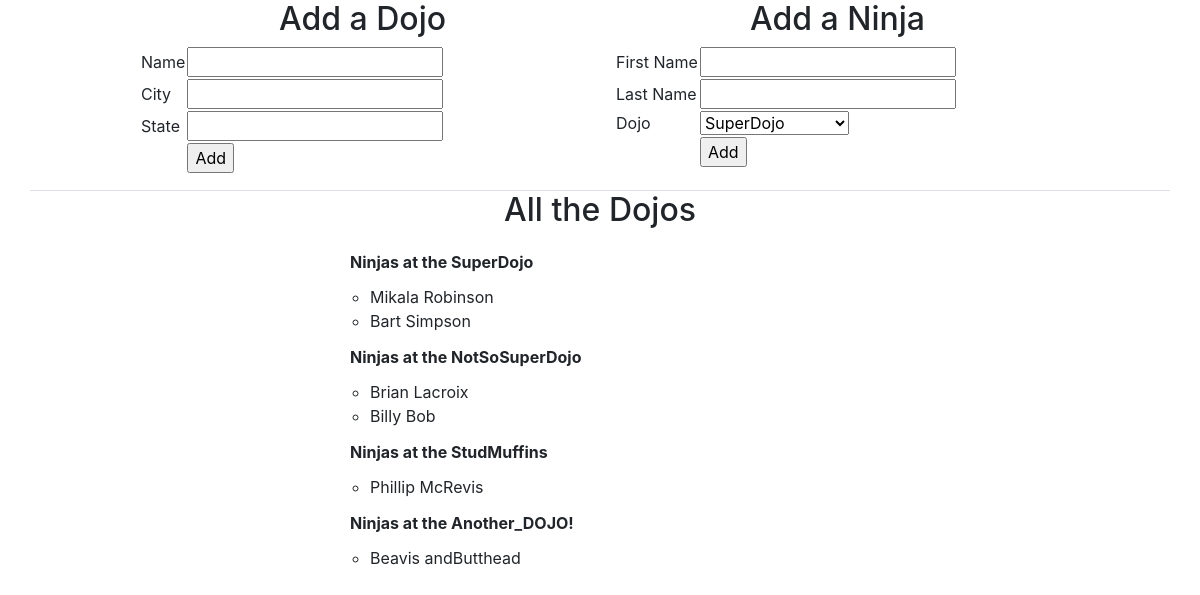
Before: / with the older database file.
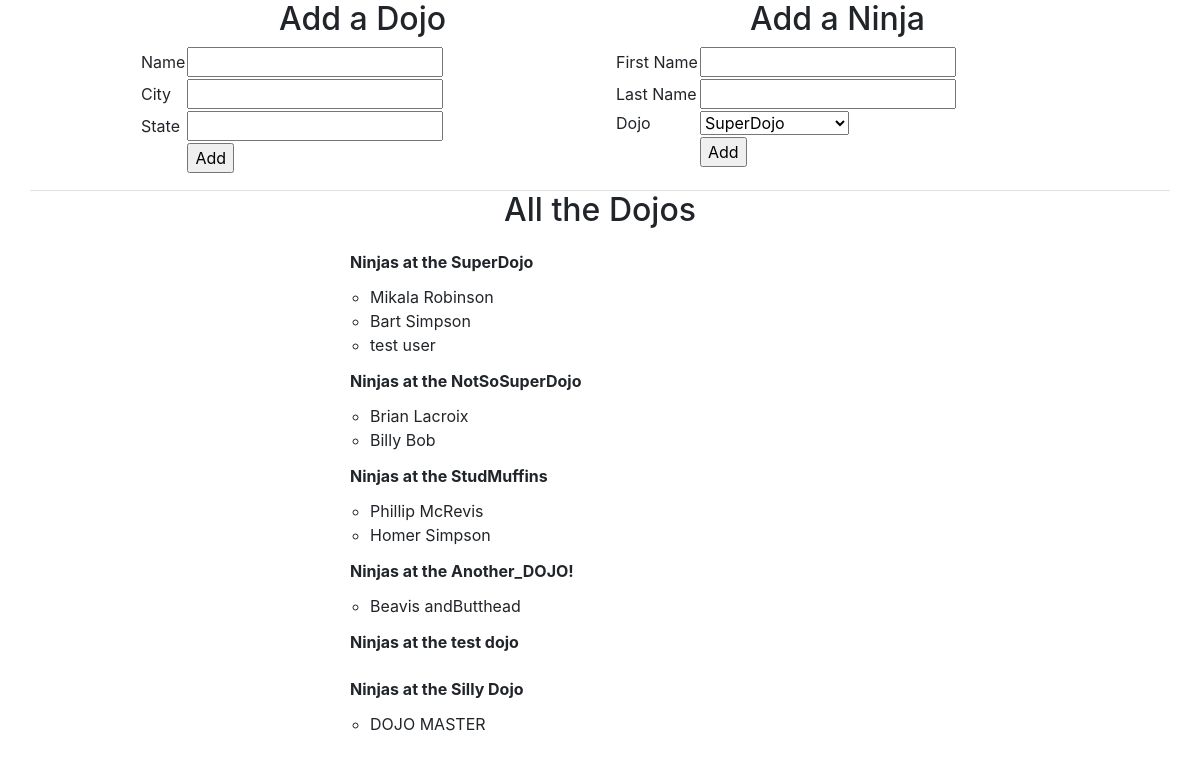
After: the same page with the newer database file.
### models.py (models this page shows)
class Dojo(db.Model):
    id = db.Column(db.Integer, primary_key=True)
    name = db.Column(db.String(45))
    city = db.Column(db.String(45))
    state = db.Column(db.String(45))
    created_at = db.Column(db.DateTime, server_default=func.now())    # notice the extra import statement above
    updated_at = db.Column(db.DateTime, server_default=func.now(), onupdate=func.now())

class User(db.Model):
    id = db.Column(db.Integer, primary_key=True)
    first_name = db.Column(db.String(45))
    last_name = db.Column(db.String(45))
    dojo_id = db.Column(db.Integer, db.ForeignKey('dojo.id'), nullable=False)
    created_at = db.Column(db.DateTime, server_default=func.now())    # notice the extra import statement above
    updated_at = db.Column(db.DateTime, server_default=func.now(), onupdate=func.now())

### controller_functions.py (the view)
def index():
    dojos=Dojo.query.all()
    ninjas=User.query.all()
    print ('*'*80)
    print ('all dojo data:')
    print (dojos)
    return render_template("index.html", dojos=dojos, ninjas=ninjas)

### templates/index.html (shortened to what this page needs)
<!DOCTYPE html>
<html lang="en">
<head>
    <link rel="stylesheet" href="https://stackpath.bootstrapcdn.com/bootstrap/4.3.1/css/bootstrap.min.css">
</head>
<body>
    <div class='container'>
        <div class='row border-bottom justify-content-center'>
            <div class='col-5'>
                <h2 class='text-center'>Add a Dojo</h2>
                <form class='form-group border-0' action="/dojos/create" method="POST">
                    <table class="table-borderless ">
                        <tr>
                            <td>Name</td>
                            <td><input type='text' name='dojo_name'></td>
                        </tr>
                        <tr>
                            <td>City</td>
                            <td><input type='text' name='dojo_city'></td>
                        </tr>
                        <tr>
                            <td>State</td>
                            <td><input type='text' name='dojo_state'></td>
                        </tr>
                        <tr>
                            <td></td>
                            <td><input type='submit' value='Add'></td>
                        </tr>
                    </table>
                </form>
            </div>
            <div class='col-5'>
                <h2 class='text-center'>Add a Ninja</h2>
                <form class='form-group' action="/users/create" method="POST">
                    <table class='table-borderless'>
                        <tr>
                            <td>First Name</td>
                            <td><input type='text' name='first_name'></td>
                        </tr>
                        <tr>
                            <td>Last Name</td>
                            <td><input type='text' name='last_name'></td>
                        </tr>
                        <tr>
                            <td>Dojo</td>
                            <td><select name='dojo'>
                                {% for dojo in dojos %}
                                <option value='{{dojo.id}}'>{{dojo.name}}</option>
                                {% endfor %}
                            </td>
                        </tr>
                        <tr>
                            <td></td>
                            <td><input type='submit' value='Add'></td>
                        </tr>
                    </table>
                </form>
            </div>
        </div>
        <div class='row justify-content-center'>
            <div class='col-6' >
                <h2 class='text-center'>All the Dojos</h2>
                <ul class='list-group'>
                    {% for dojo in dojos %}
                    <li class='list-group-item border-0 font-weight-bold'>Ninjas at the {{ dojo.name }}</li>
                    <ul>
                        {% for ninja in ninjas %}
                        {% if dojo.id == ninja.dojo_id %}
                        <li>{{ninja.first_name}} {{ninja.last_name}}</li>
                        {% endif %}
                        {% endfor %}
                    </ul>
                    {% endfor %}
                </ul>
            </div>
        </div>
    </div>
</body>
</html>

Changed rows visible on the page:
added User: first_name "test", last_name "user", shown under Dojo "SuperDojo"
added User: first_name "Homer", last_name "Simpson", shown under Dojo "StudMuffins"
added Dojo: name "test dojo"
added Dojo: name "Silly Dojo"
added User: first_name "DOJO", last_name "MASTER", shown under "Silly Dojo"
